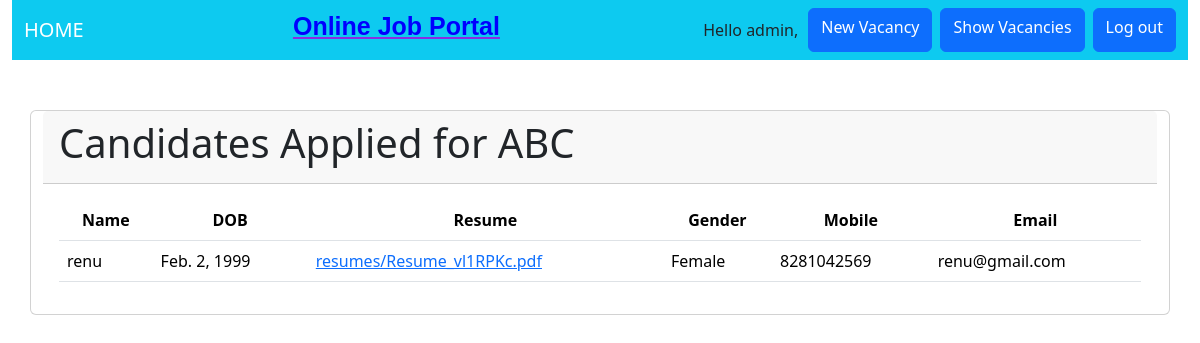
The app's page / (signed in) with its own data.
### jobportal_app/models.py (models this page shows, shortened)
class Candidate(models.Model):
    Category = (
        ('Male','male'),
        ('Female','female'),
        ('Other','other')
    )
    name = models.CharField(max_length=200)
    DOB =models.DateField(null=True)
    gender = models.CharField(max_length=200, choices= Category)
    mobile= models.CharField(max_length=20, blank=True)
    email = models.EmailField(max_length=200)
    resume = models.FileField(null=True, upload_to="resumes/") # The resume will be uploaded to the 'resumes/' folder
    company = models.ManyToManyField(Company, related_name='candidates')

### jobportal_app/views.py (the view)
# urls.py: 2. Add a URL to urlpatterns:  path('', views.home, name='home')
def home(request):
    if request.user.is_authenticated:
        try:
            hr =HR.objects.get(user=request.user)
        except HR.DoesNotExist:
            message = 'you are not assigned as HR.Please ask admin to assign.'
            return render(request, "NonHR_page.html", {'message': message})
        if hr:
            company = hr.company
            if company:
                try:
                    candidates =Candidate.objects.filter(company=hr.company)
                    context = {'candidates': candidates,
                            'company': hr,
                            'message' : f"Candidates Applied for {hr.company}"
                            }
                    return render(request, "hr.html", context)
                except Candidate.DoesNotExist:
                    return redirect('manage_company')
    else:
        vacancies = Vacancy.objects.select_related('company').all()
        print(vacancies)
        context = {'vacancies': vacancies,
                  }
        return render(request, "jobseeker.html", context)

### jobportal_app/models.py (called while the page is built)
    def __str__(self):
        return self.name if self.name else "Unnamed Company"

### jobportal_app/templates/hr.html (shortened to what this page needs)
{% extends "base.html" %}
{% block content %}
<div class="container card">
    <div class="card-header">
        <h1> {{message}} </h1>
    </div>
    <div class="card-body">
        <table class="table table-hover">
            <tr style="text-align: center;">
                <th> Name</th>
                <th> DOB</th>
                <th> Resume</th>
                <th> Gender</th>
                <th> Mobile</th>
                <th> Email</th>
            </tr>
            {% for c in candidates %}
            <tr>
                <td> {{c.name}}</td>
                <td> {{c.DOB}}</td>
                <td> <a href="{{c.resume.url}}" target="_blank">{{c.resume}}</a></td>
                <td> {{c.gender}}</td>
                <td> {{c.mobile}}</td>
                <td> {{c.email}}</td>
            </tr>
            {% endfor %}
        </table>
    </div>
</div>
{% endblock %}

### jobportal_app/templates/base.html (shortened to what this page needs)
{% load static %}
<!DOCTYPE html>
<html>
    <head>
        <link href="https://cdn.jsdelivr.net/npm/bootstrap@5.3.3/dist/css/bootstrap.min.css" rel="stylesheet">
    </head>
    <body>
        <div class="container-fluid" style="padding-bottom: 50px;">
            <nav class="navbar navbar-dark bg-info">
                <div class="container-fluid">
                  <a class="navbar-brand mb-0 h1" href="{% url 'home' %}" >HOME</a>
                  <h2 style="color:blue; font-size: 25px; font-weight: bold; font-family:'Gill Sans', 'Gill Sans MT', Calibri, 'Trebuchet MS', sans-serif; text-decoration: underline;text-decoration-color:blueviolet;">Online Job Portal</h2>
                  <form class="d-flex justify-content-end">
                    {% block nav-section %}
                    {% if request.user.is_authenticated %}
                        <span style="margin: 10px;"> Hello {{request.user}}, </span>
                        <a class="btn btn-primary me-2" href="{% url 'new_vacancy' name=request.user %}" role="button">New Vacancy</a>
                        <a class="btn me-2 btn-primary" href="{% url 'show_vacancy' %}" role="button">Show Vacancies</a>
                        <a class="btn btn-primary" href="{% url 'logoutUser' %}" role="button">Log out</a>
                    {% else %}
                        <a class="btn btn-primary me-2" href="{% url 'loginUser' %}" role="button">Log in</a>
                        <a class="btn btn-sm btn-secondary" href="{% url 'register' %}" role="button">Register</a>
                    {% endif %}
                    {% endblock %}
                  </form>
                </div>
            </nav>
        </div>
        {% block content%}{% endblock %}
    </body>
</html>

### records on screen
Candidate: name "renu", DOB "Feb. 2, 1999", resume "resumes/Resume_vl1RPKc.pdf", gender "Female", mobile "8281042569", email "renu@gmail.com"

### other values on screen
{{ request.user }} "admin"
{{ message }} "Candidates Applied for ABC"
